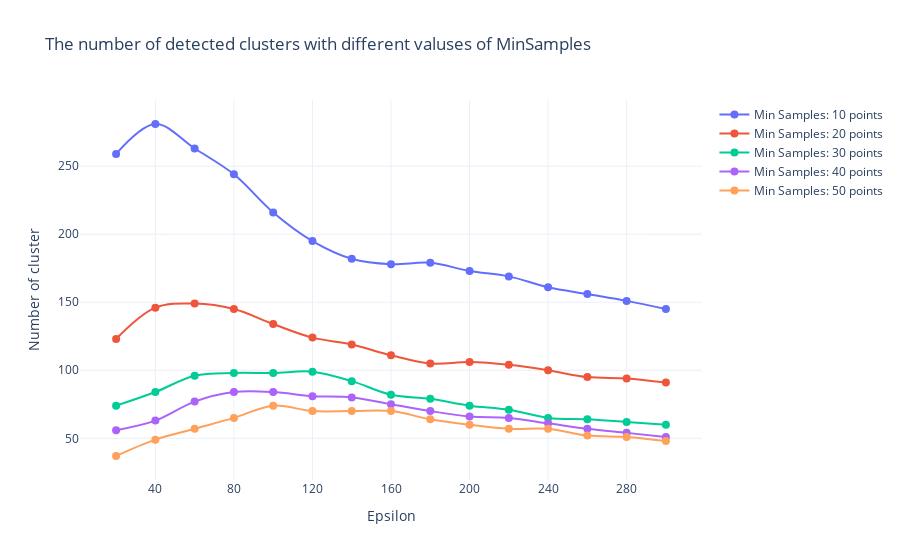
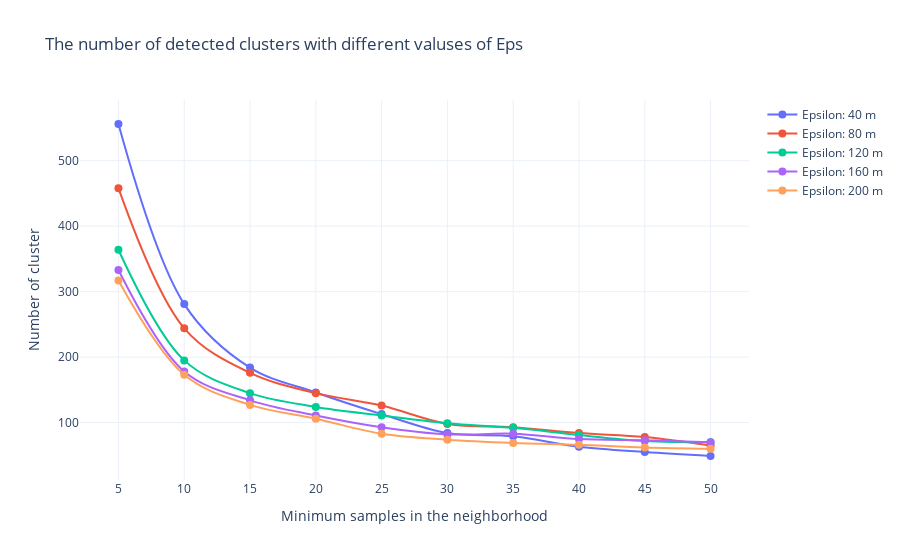

These figures' notebook cell, in order:
### Markdown cell above
## Finding DBSCAN Parameters
We need to know the best performing parameters of DBSCAN clustering. So, through a trial and error approach we determine the appropriate values for <code>eps</code> and <code>min_pts</code>/<code>min_samples</code>.

### Code cell
# Create dataframe filled with DBSCAN params and clusters
def paramsClusters(data, eps_range, minPts_range):
    m_per_rad = 6371.0088 * 1000
    df = pd.DataFrame(columns=['eps','min_pts','num_clusters'])
    for m in minPts_range:
        for e in eps_range:
            eps_rad = e/m_per_rad
            eps_rad = eps_rad
            db = DBSCAN(eps=eps_rad, min_samples=m, algorithm='ball_tree', metric='haversine').fit(np.radians(data[['lat','lon']]))
            c = len(set(db.labels_ + 1))
            df = df.append({'eps': e, 'min_pts': m, 'num_clusters': c}, ignore_index=True)
    
    return df

# DBSCAN trend - epsilons and clusters
epsilons = list(map(lambda n: n*20, range(1,16)))
min_points = list(map(lambda n: n*10, range(1,6)))
pc = paramsClusters(data, epsilons, min_points)
EVC = go.Figure()

for m in pc.min_pts.unique():
    df = pc[pc.min_pts == m]
    EVC.add_trace(go.Scatter(
        x=df.eps,
        y=df.num_clusters,
        name=f'Min Samples: {m} points',
        mode='lines+markers',
        marker=dict(size=8),
        line=dict(width=2),
        line_shape='spline'
    ))
    
EVC.update_layout(
    title='The number of detected clusters with different valuses of MinSamples',
    xaxis=dict(title='Epsilon', zeroline=False, dtick=40),
    yaxis=dict(title='Number of cluster', zeroline=False),
    template=plot_template
)

# DBSCAN trend - samples and clusters
epsilons = list(map(lambda n: n*40, range(1,6)))
min_points = list(map(lambda n: n*5, range(1,11)))
pc = paramsClusters(data, epsilons, min_points)
MVC = go.Figure()
    
for e in pc.eps.unique():
    df = pc[pc.eps == e]
    MVC.add_trace(go.Scatter(
        x=df.min_pts,
        y=df.num_clusters,
        name=f'Epsilon: {e} m',
        mode='lines+markers',
        marker=dict(size=8),
        line=dict(width=2),
        line_shape='spline'
    ))

MVC.update_layout(
    title='The number of detected clusters with different valuses of Eps',
    xaxis=dict(title='Minimum samples in the neighborhood', zeroline=False, dtick=5),
    yaxis=dict(title='Number of cluster', zeroline=False),
    template=plot_template
)

EVC.show()
MVC.show()

### Figure 1 — Plotly figure (JSON) as saved in the notebook; plotly's stock layout.template omitted (floating-point values rounded to 4 significant figures)
{"data": [{"line": {"shape": "spline", "width": 2}, "marker": {"size": 8}, "mode": "lines+markers", "name": "Min Samples: 10 points", "type": "scatter", "x": [20, 40, 60, 80, 100, 120, 140, 160, 180, 200, 220, 240, 260, 280, 300], "y": [259, 281, 263, 244, 216, 195, 182, 178, 179, 173, 169, 161, 156, 151, 145]}, {"line": {"shape": "spline", "width": 2}, "marker": {"size": 8}, "mode": "lines+markers", "name": "Min Samples: 20 points", "type": "scatter", "x": [20, 40, 60, 80, 100, 120, 140, 160, 180, 200, 220, 240, 260, 280, 300], "y": [123, 146, 149, 145, 134, 124, 119, 111, 105, 106, 104, 100, 95, 94, 91]}, {"line": {"shape": "spline", "width": 2}, "marker": {"size": 8}, "mode": "lines+markers", "name": "Min Samples: 30 points", "type": "scatter", "x": [20, 40, 60, 80, 100, 120, 140, 160, 180, 200, 220, 240, 260, 280, 300], "y": [74, 84, 96, 98, 98, 99, 92, 82, 79, 74, 71, 65, 64, 62, 60]}, {"line": {"shape": "spline", "width": 2}, "marker": {"size": 8}, "mode": "lines+markers", "name": "Min Samples: 40 points", "type": "scatter", "x": [20, 40, 60, 80, 100, 120, 140, 160, 180, 200, 220, 240, 260, 280, 300], "y": [56, 63, 77, 84, 84, 81, 80, 75, 70, 66, 65, 61, 57, 54, 51]}, {"line": {"shape": "spline", "width": 2}, "marker": {"size": 8}, "mode": "lines+markers", "name": "Min Samples: 50 points", "type": "scatter", "x": [20, 40, 60, 80, 100, 120, 140, 160, 180, 200, 220, 240, 260, 280, 300], "y": [37, 49, 57, 65, 74, 70, 70, 70, 64, 60, 57, 57, 52, 51, 48]}], "layout": {"title": {"text": "The number of detected clusters with different valuses of MinSamples"}, "xaxis": {"dtick": 40, "title": {"text": "Epsilon"}, "zeroline": false}, "yaxis": {"title": {"text": "Number of cluster"}, "zeroline": false}}}

### Figure 2 — Plotly figure (JSON) as saved in the notebook; plotly's stock layout.template omitted (floating-point values rounded to 4 significant figures)
{"data": [{"line": {"shape": "spline", "width": 2}, "marker": {"size": 8}, "mode": "lines+markers", "name": "Epsilon: 40 m", "type": "scatter", "x": [5, 10, 15, 20, 25, 30, 35, 40, 45, 50], "y": [556, 281, 184, 146, 113, 84, 79, 63, 55, 49]}, {"line": {"shape": "spline", "width": 2}, "marker": {"size": 8}, "mode": "lines+markers", "name": "Epsilon: 80 m", "type": "scatter", "x": [5, 10, 15, 20, 25, 30, 35, 40, 45, 50], "y": [458, 244, 176, 145, 126, 98, 93, 84, 78, 65]}, {"line": {"shape": "spline", "width": 2}, "marker": {"size": 8}, "mode": "lines+markers", "name": "Epsilon: 120 m", "type": "scatter", "x": [5, 10, 15, 20, 25, 30, 35, 40, 45, 50], "y": [364, 195, 145, 124, 111, 99, 92, 81, 72, 70]}, {"line": {"shape": "spline", "width": 2}, "marker": {"size": 8}, "mode": "lines+markers", "name": "Epsilon: 160 m", "type": "scatter", "x": [5, 10, 15, 20, 25, 30, 35, 40, 45, 50], "y": [333, 178, 134, 111, 93, 82, 83, 75, 73, 70]}, {"line": {"shape": "spline", "width": 2}, "marker": {"size": 8}, "mode": "lines+markers", "name": "Epsilon: 200 m", "type": "scatter", "x": [5, 10, 15, 20, 25, 30, 35, 40, 45, 50], "y": [317, 173, 127, 106, 83, 74, 69, 66, 62, 60]}], "layout": {"title": {"text": "The number of detected clusters with different valuses of Eps"}, "xaxis": {"dtick": 5, "title": {"text": "Minimum samples in the neighborhood"}, "zeroline": false}, "yaxis": {"title": {"text": "Number of cluster"}, "zeroline": false}}}
